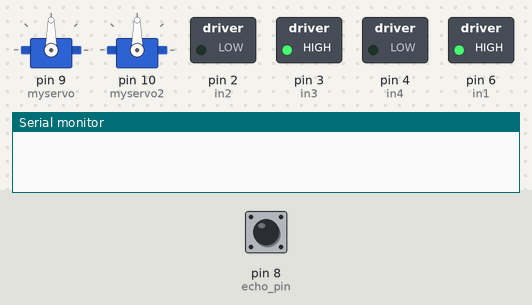
A sketch run on a simulated Arduino Uno, built with avr-gcc and run on an emulated ATmega328P. Shown: 2 × servo, switched loads named in the sketch (green lamp = pin HIGH), the last lines printed to the serial monitor. The test bench sets the inputs (shaded band); at power-on: pin 8 (echo_pin) LOW. Pins used as bus, display or sensor lines are not drawn.

Above: at 0.1 s.
At 1.2 s:
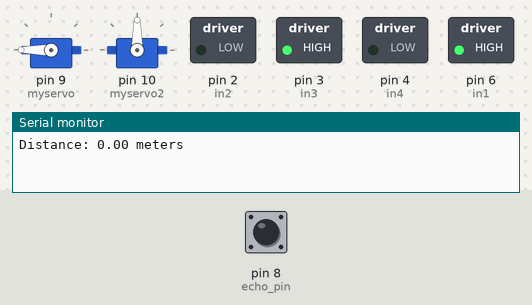
1.3 s: pin 8 (echo_pin) pulsed HIGH 2 times (0.12 s each, 0.3 s apart)
At 1.9 s:
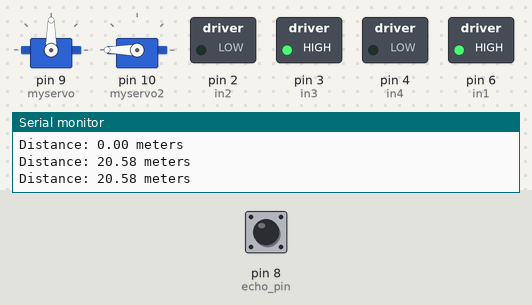
Timing chart, 0 to 4.3 s (numbered marks = the images above; inputs shaded):
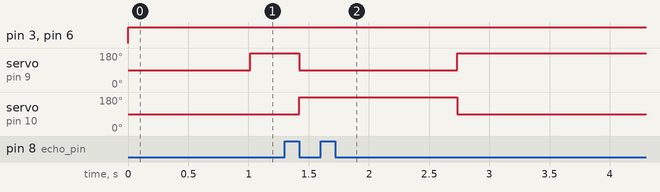

The sketch:

servo_motor_ultrasonic.ino
```cpp
#include <Servo.h>

#define in1 6
#define in2 2
#define in3 3
#define in4 4

Servo myservo;
Servo myservo2;

void setup() {
  // put your setup code here, to run once:
  pinMode(in1, OUTPUT);
  pinMode(in2, OUTPUT);
  pinMode(in3, OUTPUT);
  pinMode(in4, OUTPUT);
  myservo.attach(9);
  myservo2.attach(10);
  Serial.begin(9600);

  pinMode(8,INPUT); //echo pin
  pinMode(7,OUTPUT); //trig pin
}

void loop() {
  // put your main code here, to run repeatedly:
  digitalWrite(in1,HIGH);
  digitalWrite(in2,LOW);
  digitalWrite(in3,HIGH);
  digitalWrite(in4,LOW);

  /*myservo.write(0);
  myservo.write(90);
  myservo2.write(180);
  myservo2.write(135);*/

  digitalWrite(7,LOW);
  delay(2);

  digitalWrite(7,HIGH);
  delay(10);
  digitalWrite(7, LOW);

  long time = pulseIn(8, HIGH);
  float dist = (time/2.0)*0.000343;
  //its 0.000343 since its in microseconds

  Serial.print("Distance: ");
  Serial.print(dist);
  Serial.println(" meters");


  if(dist>1){
    myservo.write(0);
    myservo2.write(135);
    myservo.write(90);
    myservo2.write(180);
  }
  else{
    myservo.write(135);
    myservo2.write(0);
    myservo.write(180);
    myservo2.write(90);
  }

  //delay(200);
  //digitalWrite(in1,LOW);
  //digitalWrite(in2,HIGH);
  //delay(1000);

}
```

Measured:
- after the input at 1.3 s, servo on pin 9 (myservo): 180° → 90° after 0.12 s, → 180° 1.3 s later; servo on pin 10 (myservo2): 90° → 180° after 0.12 s, → 90° 1.3 s later
